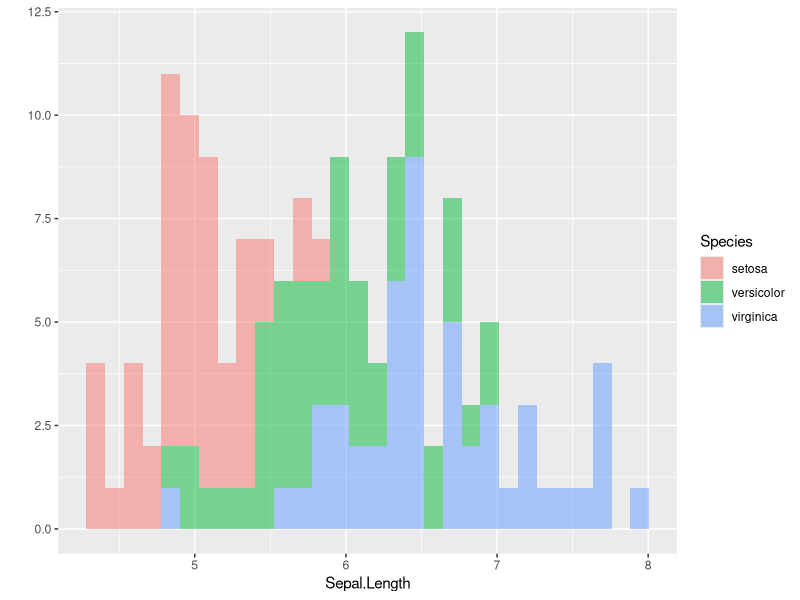
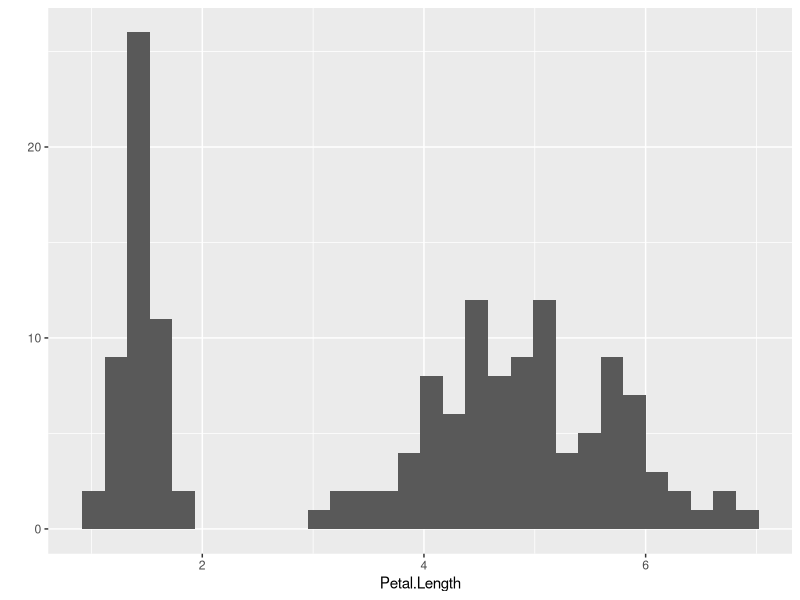
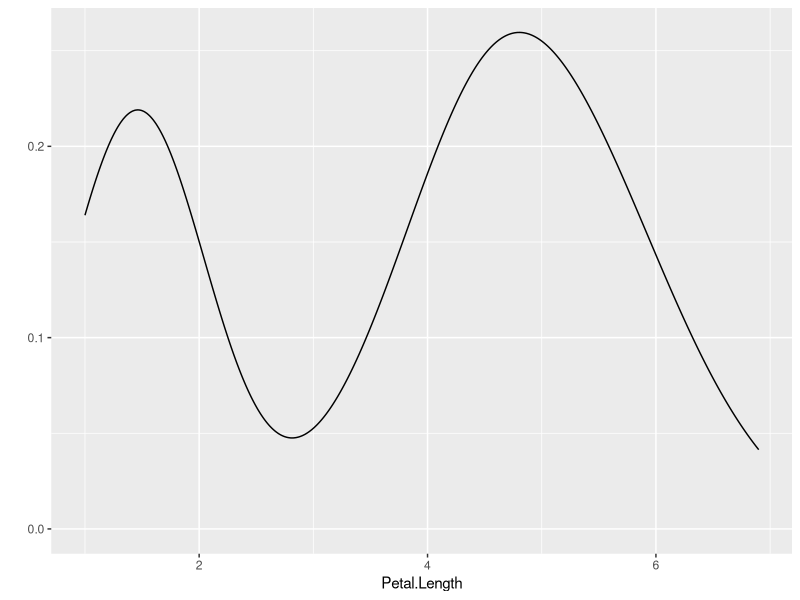
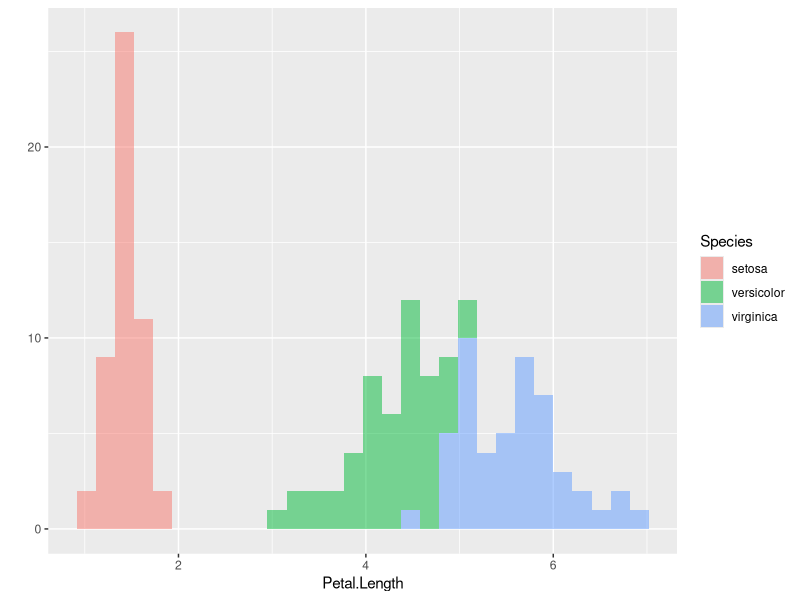
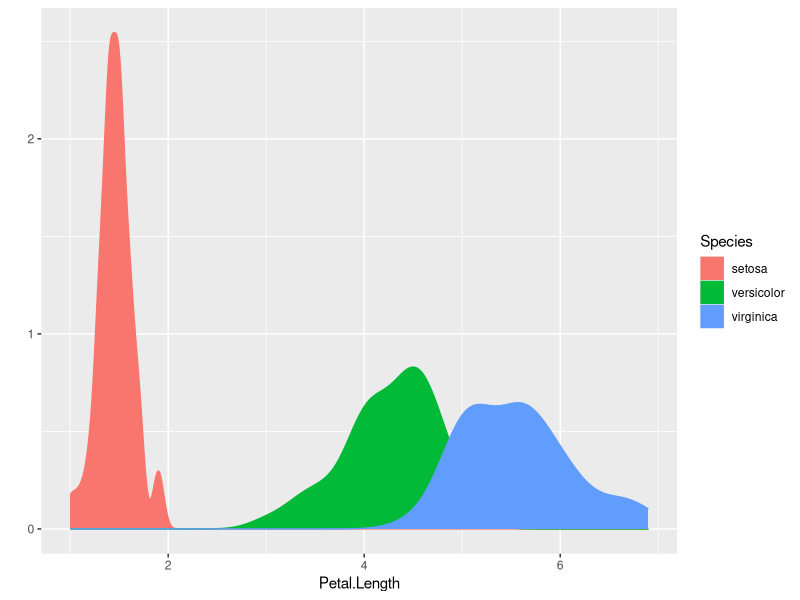
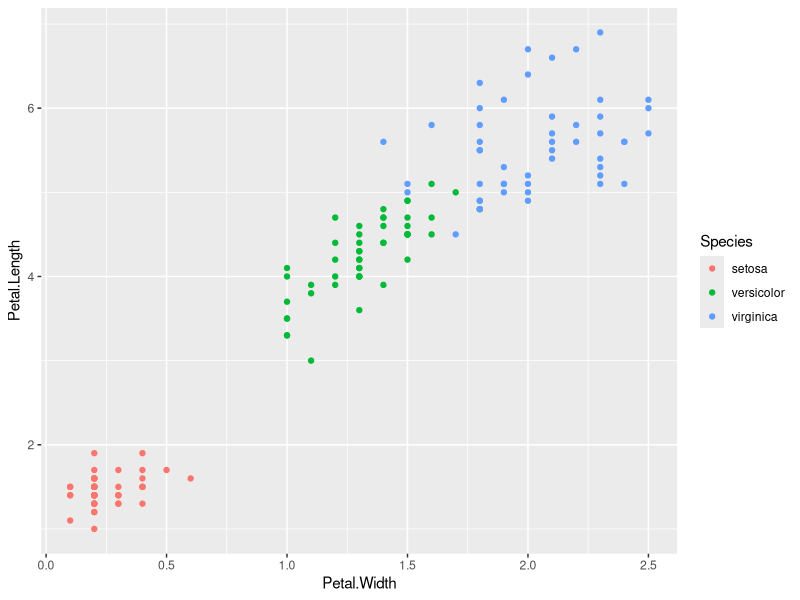
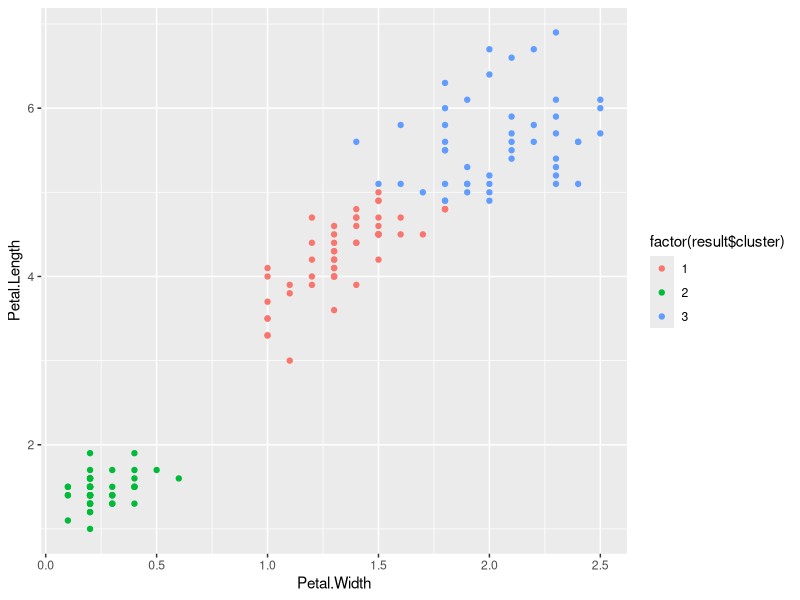

Here is the R script that generated these plots, in order:
## ---- chunk 1
require(ggplot2)
## ---- chunk 2
str(iris)
## ---- chunk 3
head(iris)
## ---- chunk 4
summary(iris$Sepal.Length)
## ---- chunk 5
qplot(Sepal.Length, data=iris, geom='histogram', fill=Species, alpha=I(1/2))
## ---- chunk 6
summary(iris$Sepal.Width)
## ---- chunk 7
summary(iris$Petal.Length)
## ---- chunk 8
qplot(Petal.Length, data=iris, geom='histogram')
## ---- chunk 9
qplot(Petal.Length, data=iris, geom='density')
## ---- chunk 10
qplot(Petal.Length, data=iris, geom='histogram', fill=Species, alpha=I(0.5))
## ---- chunk 11
qplot(Petal.Length, data=iris, geom='density', color=Species, fill=Species)
## ---- chunk 12
summary(iris$Petal.Width)
## ---- chunk 13
cor(iris$Sepal.Length, as.numeric(iris$Species), method='spearman')
## ---- chunk 14
cor(iris$Sepal.Width, as.numeric(iris$Species), method='spearman')
## ---- chunk 15
cor(iris$Petal.Length, as.numeric(iris$Species), method='spearman')
## ---- chunk 16
cor(iris$Petal.Length, as.numeric(iris$Species), method='spearman')
## ---- chunk 17
iris2 <- iris[, c("Petal.Length", "Petal.Width")]
## ---- chunk 18
num_clusters <- 3
set.seed(1111)
result <- kmeans(iris2, num_clusters, nstart=20)
## ---- chunk 19
result$centers
## ---- chunk 20
result$cluster
## ---- chunk 21
table(result$cluster, iris$Species)
## ---- chunk 22
qplot(Petal.Width, Petal.Length, data=iris, color=Species)
## ---- chunk 23
qplot(Petal.Width, Petal.Length, data=iris, color=factor(result$cluster))
